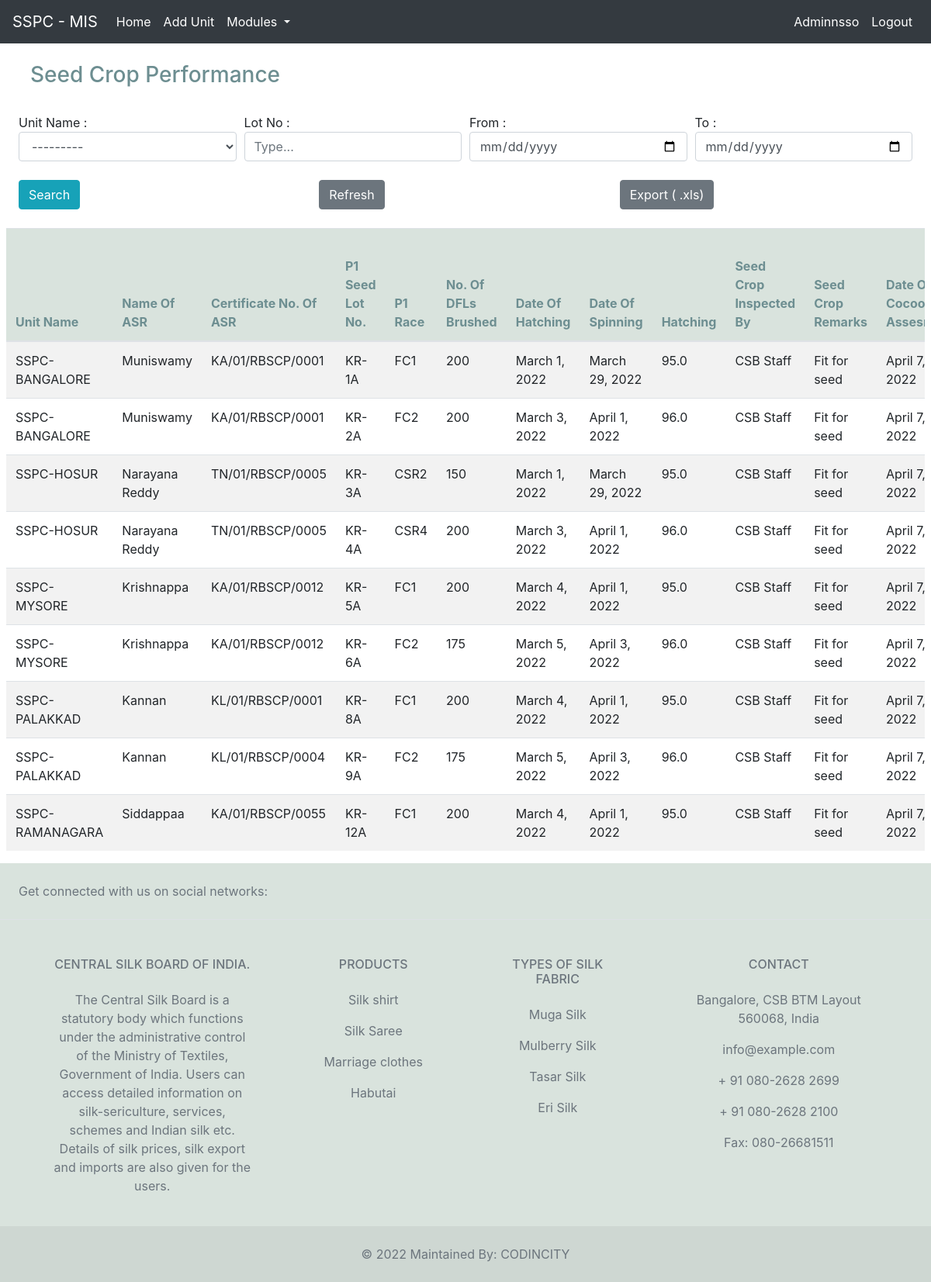
The page /admin_panel/mod1 (signed in) on the database its author committed.
### silk/models.py (models this page shows, shortened)
class seedCropPerformance(models.Model):
	race_data = (("CSR2","CSR2"),("CSR4","CSR4"),("CSR6","CSR6"),("CSR16","CSR16"),("CSR26","CSR26"),("CSR27","CSR27"),("FC1","FC1"),("FC2","FC2"),("SK6","SK6"),("SK7","SK7"),("SK6 X SK7","SK6 X SK7"),("NISTRAI","NISTARI"),("BCON1","BCON1"),("BCON4","BCON4"),("PURE MYSORE","PURE MYSORE"),("NB4D2","NB4D2"),("SH6","SH6"),("G11","G11"),("G19","G19"),("MV1","MV1"),("S8","S8"))
	unit_name=models.ForeignKey(User, on_delete=models.CASCADE)
	Name_of_the_Adopted_Seed_Rearer=models.CharField(max_length=50)
	Reg_Certificate_No_of_ASR=models.CharField(max_length=50,null=True)
	p1_seed_lot_no=models.CharField(max_length=50,primary_key=True)
	p1_race=models.CharField(choices=race_data,max_length=20)
	no_of_dfls_brushed=models.PositiveIntegerField()
	date_of_hatching=models.DateField(auto_now=False,auto_now_add=False)
	date_of_spinning=models.DateField(auto_now=False,auto_now_add=False)
	hatching=models.DecimalField(max_digits=5,decimal_places=1)
	seed_crop_inspected_by=models.CharField(max_length=50)
	seed_crop_remarks=models.CharField(max_length=80)
	date_of_cocoon_assesment=models.DateField(auto_now=False,auto_now_add=False)
	cocoon_yield_per_100dfls=models.DecimalField(max_digits=9,decimal_places=1)
	no_of_cocoon_per_kg=models.PositiveIntegerField()
	no_of_good_cocoon_per_kg=models.PositiveIntegerField()
	no_of_defective_cocoon_per_kg=models.PositiveIntegerField()
	no_of_male_cocoon_per_kg=models.PositiveIntegerField()
	no_of_female_cocoon_per_kg=models.PositiveIntegerField()
	pupation=models.PositiveIntegerField()
	fitness_of_seed_cocoon_per_kg=models.CharField(max_length=50)
	Date=models.DateField(auto_now_add=True)
	class Meta:
		ordering = ['-Date']

### admin_panel/views.py (the view)
# urls.py: path("mod1",admin_home,name="admin_home"),
@login_required(login_url='admin_login')
@user_passes_test(lambda u: u.is_superuser)
def admin_home(request):
    data = seedCropPerformance.objects.all().order_by("-Date")
    myfilter = seedCropPerformanceFilters(request.GET,queryset=data)
    data = myfilter.qs
    return render(request,'admin_panel/index.html',{'data':data,'myfill':myfilter})

### templates/admin_panel/index.html (shortened to what this page needs)
{% extends "admin_panel/admin_home.html" %}
{% block body %}
<div class="p-4">
    <div class="col-7">
        <div class="h3"><h3 style="color: #6d8e91;">Seed Crop Performance</h3></div><br>
    </div>
    <form action="" method="get">
        <div class="form-row">
            <div class="col">Unit Name : {{ myfill.form.unit_name }}</div>
            <div class="col">Lot No :{{ myfill.form.p1_seed_lot_no }}</div>
            <div class="col">From : {{ myfill.form.start_date }}</div>
            <div class="col">To : {{ myfill.form.end_date }}</div>
        </div>
        <div class="form-row pt-4">
            <div class="col"><button class="btn btn-info" type="submit">Search</button></div>
            <div class="col"><button class="btn btn-secondary"><a style="color: #fff;" href="{% url 'admin_home' %}">Refresh</a></button></div>
            <div class="col"><button class="btn btn-secondary"><a style="color: #fff;" href="{% url 'export' %}?{{request.GET.urlencode}}">Export ( .xls)</a></button></div>
        </div>
    </form>
</div>
<div class="ml-2 mr-2">
    <div class="table-responsive">
        <table class="table table-striped">
            <thead style="color:#6d8e91; background-color: #d9e3dd;">
                <tr>
                    <th scope="col">Unit Name</th>
                    <th scope="col">Name Of ASR</th>
                    <th scope="col">Certificate No. Of ASR</th>
                    <th scope="col">P1 Seed Lot No.</th>
                    <th scope="col">P1 Race</th>
                    <th scope="col">No. Of DFLs Brushed</th>
                    <th scope="col">Date Of Hatching</th>
                    <th scope="col">Date Of Spinning</th>
                    <th scope="col">Hatching</th>
                    <th scope="col"> Seed Crop Inspected By</th>
                    <th scope="col">Seed Crop Remarks</th>
                    <th scope="col">Date Of Cocoon Assesment</th>
                </tr>
            </thead>
            <tbody>
                {% for i in data %}
                <tr>
                    <td>{{ i.unit_name }}</td>
                    <td>{{ i.Name_of_the_Adopted_Seed_Rearer }}</td>
                    <td>{{ i.Reg_Certificate_No_of_ASR }}</td>
                    <td>{{ i.p1_seed_lot_no }}</td>
                    <td>{{ i.p1_race }}</td>
                    <td>{{ i.no_of_dfls_brushed }}</td>
                    <td>{{ i.date_of_hatching }}</td>
                    <td>{{ i.date_of_spinning }}</td>
                    <td>{{ i.hatching }}</td>
                    <td>{{ i.seed_crop_inspected_by }}</td>
                    <td>{{ i.seed_crop_remarks }}</td>
                    <td>{{ i.date_of_cocoon_assesment }}</td>
                </tr>
                {% endfor %}
            </tbody>
        </table>
    </div>
</div>
{% endblock body %}

### templates/admin_panel/admin_home.html (shortened to what this page needs)
<!DOCTYPE html>
<html lang="en">
<head>
    <link rel="stylesheet" href="https://cdn.jsdelivr.net/npm/bootstrap@4.3.1/dist/css/bootstrap.min.css"
>
</head>
<body>
    <nav class="navbar navbar-expand-lg navbar-dark bg-dark ">
        <a class="navbar-brand" href="#">SSPC - MIS</a>
        <div class="collapse navbar-collapse" id="navbarSupportedContent">
            <ul class="navbar-nav mr-auto">
                {% if user.is_authenticated %}
                <li class="nav-item active">
                    <a class="nav-link" href="{% url 'users' %}">Home <span class="sr-only">(current)</span></a>
                </li>
                <li class="nav-item active">
                    <a class="nav-link" href="{% url 'regist' %}">Add Unit <span class="sr-only">(current)</span></a>
                </li>
                <li class="nav-item dropdown">
                    <a class="nav-link dropdown-toggle active" href="#" id="navbarDropdown" role="button"
                        data-toggle="dropdown" aria-haspopup="true" aria-expanded="false">
                        Modules
                    </a>
                </li>
                {% endif %}
            </ul>
            <ul class="navbar-nav float-right">
                {% if user.is_authenticated %}
                <li class="nav-item active">
                    <a class="nav-link" href="#">{{ request.user }} <span class="sr-only">(current)</span></a>
                </li>
                <li class="nav-item active">
                    <a class="nav-link" href="{% url 'admin_logout' %}">Logout<span class="sr-only">(current)</span></a>
                </li>
                {% else %}
                <li class="nav-item active">
                    <a class="nav-link h4" href="{% url 'admin_login' %}">Login<span class="sr-only">(current)</span></a>
                </li>
                {% endif %}
            </ul>
        </div>
    </nav>
    {% block body %}
    {% endblock body %}
    <footer class="text-center text-lg-start text-muted" style="background: #d9e3dd;">
        <section
          class="d-flex justify-content-center justify-content-lg-between p-4 border-bottom"
        >
          <div class="me-5 d-none d-lg-block">
            <span>Get connected with us on social networks:</span>
          </div>
        </section>
        <section class="">
          <div class="container text-center text-md-start mt-5">
            <div class="row mt-3">
              <div class="col-md-3 col-lg-4 col-xl-3 mx-auto mb-4">
                <h6 class="text-uppercase fw-bold mb-4">
                  Central Silk Board Of India.
                </h6>
                <p>
                    The Central Silk Board is a statutory body which functions under the administrative control of the Ministry of Textiles,
                     Government of India. Users can access detailed information on silk-sericulture, services, schemes and Indian silk etc.
                     Details of silk prices, silk export and imports are also given for the users.
                </p>
              </div>
              <div class="col-md-2 col-lg-2 col-xl-2 mx-auto mb-4">
                <h6 class="text-uppercase fw-bold mb-4">
                  Products
                </h6>
                <p>
                  <a href="#!" class="text-reset">Silk shirt</a>
                </p>
                <p>
                  <a href="#!" class="text-reset">Silk Saree</a>
                </p>
                <p>
                  <a href="#!" class="text-reset">Marriage clothes</a>
                </p>
                <p>
                  <a href="#!" class="text-reset">Habutai</a>
                </p>
              </div>
              <div class="col-md-3 col-lg-2 col-xl-2 mx-auto mb-4">
                <h6 class="text-uppercase fw-bold mb-4">
                  Types of Silk Fabric
                </h6>
                <p>
                  <a href="#!" class="text-reset">Muga Silk</a>
                </p>
                <p>
                  <a href="#!" class="text-reset">Mulberry Silk</a>
                </p>
                <p>
                  <a href="#!" class="text-reset">Tasar Silk</a>
                </p>
                <p>
                  <a href="#!" class="text-reset">Eri Silk</a>
                </p>
              </div>
              <div class="col-md-4 col-lg-3 col-xl-3 mx-auto mb-md-0 mb-4">
                <h6 class="text-uppercase fw-bold mb-4">
                  Contact
                </h6>
                <p> Bangalore, CSB BTM Layout 560068, India</p>
                <p>
                  info@example.com
                </p>
                <p> + 91 080-2628 2699</p>
                <p> + 91 080-2628 2100</p>
                <p> Fax: 080-26681511</p>
              </div>
            </div>
          </div>
        </section>
        <div class="text-center p-4" style="background-color: rgba(0, 0, 0, 0.05);">
          © 2022 Maintained By:
          <a class="text-reset fw-bold" href="https://www.codincity.com/">CODINCITY</a>
        </div>
      </footer>
</body>
</html>

### rows shown on the page
seedCropPerformance: unit_name "SSPC-BANGALORE", Name_of_the_Adopted_Seed_Rearer "Muniswamy", Reg_Certificate_No_of_ASR "KA/01/RBSCP/0001", p1_seed_lot_no "KR-1A", p1_race "FC1", no_of_dfls_brushed "200", date_of_hatching "March 1, 2022", date_of_spinning "March 29, 2022", hatching "95.0", seed_crop_inspected_by "CSB Staff", seed_crop_remarks "Fit for seed", date_of_cocoon_assesment "April 7, 2022"
seedCropPerformance: unit_name "SSPC-BANGALORE", Name_of_the_Adopted_Seed_Rearer "Muniswamy", Reg_Certificate_No_of_ASR "KA/01/RBSCP/0001", p1_seed_lot_no "KR-2A", p1_race "FC2", no_of_dfls_brushed "200", date_of_hatching "March 3, 2022", date_of_spinning "April 1, 2022", hatching "96.0", seed_crop_inspected_by "CSB Staff", seed_crop_remarks "Fit for seed", date_of_cocoon_assesment "April 7, 2022"
seedCropPerformance: unit_name "SSPC-HOSUR", Name_of_the_Adopted_Seed_Rearer "Narayana Reddy", Reg_Certificate_No_of_ASR "TN/01/RBSCP/0005", p1_seed_lot_no "KR-3A", p1_race "CSR2", no_of_dfls_brushed "150", date_of_hatching "March 1, 2022", date_of_spinning "March 29, 2022", hatching "95.0", seed_crop_inspected_by "CSB Staff", seed_crop_remarks "Fit for seed", date_of_cocoon_assesment "April 7, 2022"
seedCropPerformance: unit_name "SSPC-HOSUR", Name_of_the_Adopted_Seed_Rearer "Narayana Reddy", Reg_Certificate_No_of_ASR "TN/01/RBSCP/0005", p1_seed_lot_no "KR-4A", p1_race "CSR4", no_of_dfls_brushed "200", date_of_hatching "March 3, 2022", date_of_spinning "April 1, 2022", hatching "96.0", seed_crop_inspected_by "CSB Staff", seed_crop_remarks "Fit for seed", date_of_cocoon_assesment "April 7, 2022"
seedCropPerformance: unit_name "SSPC-MYSORE", Name_of_the_Adopted_Seed_Rearer "Krishnappa", Reg_Certificate_No_of_ASR "KA/01/RBSCP/0012", p1_seed_lot_no "KR-5A", p1_race "FC1", no_of_dfls_brushed "200", date_of_hatching "March 4, 2022", date_of_spinning "April 1, 2022", hatching "95.0", seed_crop_inspected_by "CSB Staff", seed_crop_remarks "Fit for seed", date_of_cocoon_assesment "April 7, 2022"
seedCropPerformance: unit_name "SSPC-MYSORE", Name_of_the_Adopted_Seed_Rearer "Krishnappa", Reg_Certificate_No_of_ASR "KA/01/RBSCP/0012", p1_seed_lot_no "KR-6A", p1_race "FC2", no_of_dfls_brushed "175", date_of_hatching "March 5, 2022", date_of_spinning "April 3, 2022", hatching "96.0", seed_crop_inspected_by "CSB Staff", seed_crop_remarks "Fit for seed", date_of_cocoon_assesment "April 7, 2022"
seedCropPerformance: unit_name "SSPC-PALAKKAD", Name_of_the_Adopted_Seed_Rearer "Kannan", Reg_Certificate_No_of_ASR "KL/01/RBSCP/0001", p1_seed_lot_no "KR-8A", p1_race "FC1", no_of_dfls_brushed "200", date_of_hatching "March 4, 2022", date_of_spinning "April 1, 2022", hatching "95.0", seed_crop_inspected_by "CSB Staff", seed_crop_remarks "Fit for seed", date_of_cocoon_assesment "April 7, 2022"
seedCropPerformance: unit_name "SSPC-PALAKKAD", Name_of_the_Adopted_Seed_Rearer "Kannan", Reg_Certificate_No_of_ASR "KL/01/RBSCP/0004", p1_seed_lot_no "KR-9A", p1_race "FC2", no_of_dfls_brushed "175", date_of_hatching "March 5, 2022", date_of_spinning "April 3, 2022", hatching "96.0", seed_crop_inspected_by "CSB Staff", seed_crop_remarks "Fit for seed", date_of_cocoon_assesment "April 7, 2022"
seedCropPerformance: unit_name "SSPC-RAMANAGARA", Name_of_the_Adopted_Seed_Rearer "Siddappaa", Reg_Certificate_No_of_ASR "KA/01/RBSCP/0055", p1_seed_lot_no "KR-12A", p1_race "FC1", no_of_dfls_brushed "200", date_of_hatching "March 4, 2022", date_of_spinning "April 1, 2022", hatching "95.0", seed_crop_inspected_by "CSB Staff", seed_crop_remarks "Fit for seed", date_of_cocoon_assesment "April 7, 2022"

### other values the page prints
{{ request.user }} "Adminnsso"
